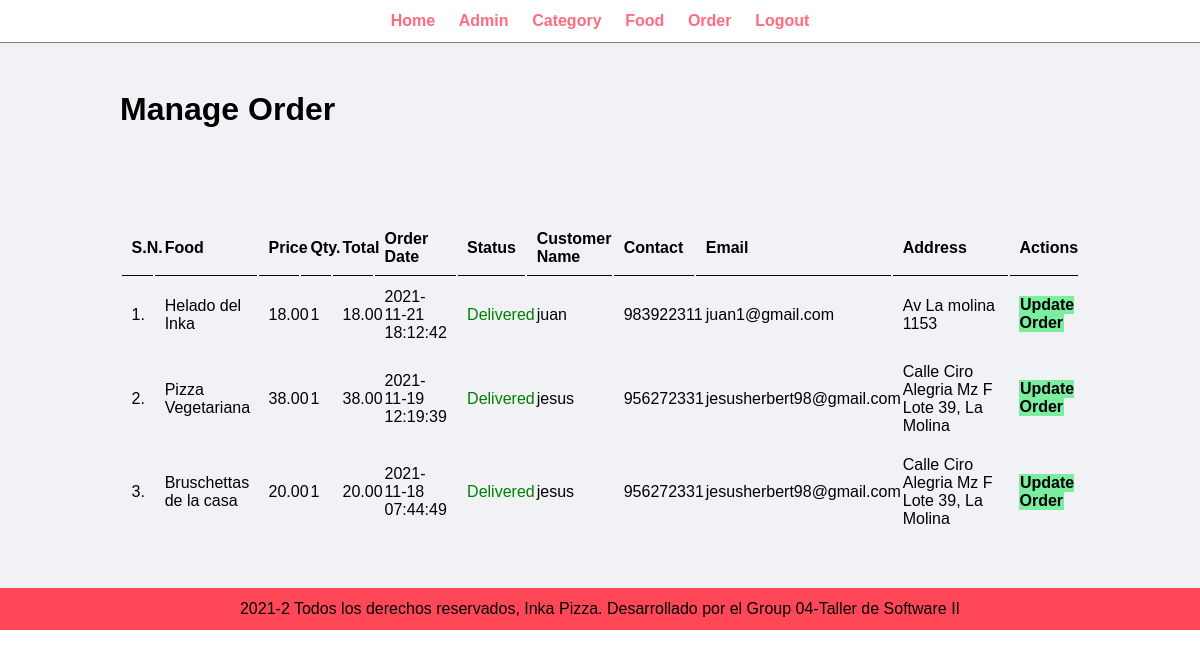
Page /admin/manage-order.php (signed in) on the committed database.
### tables this page shows
CREATE TABLE `tbl_order` (
  `id` int(10) UNSIGNED NOT NULL,
  `food` varchar(150) NOT NULL,
  `price` decimal(10,2) NOT NULL,
  `qty` int(11) NOT NULL,
  `total` decimal(10,2) NOT NULL,
  `order_date` datetime NOT NULL,
  `status` varchar(50) NOT NULL,
  `customer_name` varchar(150) NOT NULL,
  `customer_contact` varchar(20) NOT NULL,
  `customer_email` varchar(150) NOT NULL,
  `customer_address` varchar(255) NOT NULL
);

### admin/manage-order.php (the view, shortened to what this page needs)
<?php include('menu_footer/menu.php'); ?>
<div class="main-content">
    <div class="wrapper">
        <h1>Manage Order</h1>
                <br /><br /><br />
                <br><br>
                <table class="tbl-full">
                    <tr>
                        <th>S.N.</th>
                        <th>Food</th>
                        <th>Price</th>
                        <th>Qty.</th>
                        <th>Total</th>
                        <th>Order Date</th>
                        <th>Status</th>
                        <th>Customer Name</th>
                        <th>Contact</th>
                        <th>Email</th>
                        <th>Address</th>
                        <th>Actions</th>
                    </tr>
                    <?php
                        $sql = "SELECT * FROM tbl_order ORDER BY id DESC";
                        $res = mysqli_query($conn, $sql);
                        $count = mysqli_num_rows($res);
                        $sn = 1;
                        if($count>0)
                        {
                            while($row=mysqli_fetch_assoc($res))
                            {
                                $id = $row['id'];
                                $food = $row['food'];
                                $price = $row['price'];
                                $qty = $row['qty'];
                                $total = $row['total'];
                                $order_date = $row['order_date'];
                                $status = $row['status'];
                                $customer_name = $row['customer_name'];
                                $customer_contact = $row['customer_contact'];
                                $customer_email = $row['customer_email'];
                                $customer_address = $row['customer_address'];
                                ?>
                                    <tr>
                                        <td><?php echo $sn++; ?>. </td>
                                        <td><?php echo $food; ?></td>
                                        <td><?php echo $price; ?></td>
                                        <td><?php echo $qty; ?></td>
                                        <td><?php echo $total; ?></td>
                                        <td><?php echo $order_date; ?></td>
                                        <td>
                                            <?php
                                                if($status=="Ordered")
                                                {
                                                    echo "<label>$status</label>";
                                                }
                                                elseif($status=="On Delivery")
                                                {
                                                    echo "<label style='color: orange;'>$status</label>";
                                                }
                                                elseif($status=="Delivered")
                                                {
                                                    echo "<label style='color: green;'>$status</label>";
                                                }
                                                elseif($status=="Cancelled")
                                                {
                                                    echo "<label style='color: red;'>$status</label>";
                                                }
                                            ?>
                                        </td>
                                        <td><?php echo $customer_name; ?></td>
                                        <td><?php echo $customer_contact; ?></td>
                                        <td><?php echo $customer_email; ?></td>
                                        <td><?php echo $customer_address; ?></td>
                                        <td>
                                            <a href="<?php echo SITEURL; ?>admin/update-order.php?id=<?php echo $id; ?>" class="btn-secondary">Update Order</a>
                                        </td>
                                    </tr>
                                <?php
                            }
                        }
                        else
                        {
                            echo "<tr><td colspan='12' class='error'>Orders not Available</td></tr>";
                        }
                    ?>
                </table>
    </div>
</div>
<?php include('menu_footer/footer.php'); ?>

### css/admin.css (style rules this page uses)
* { margin: 0; padding: 0; font-family: Arial, Helvetica, sans-serif; }
.wrapper { padding: 1%; width: 80%; margin: 0 auto; }
.tbl-full { width: 100%; }
table tr th { border-bottom: 1px solid black; padding: 1%; text-align: left; }
table tr td { padding: 1%; }
.btn-secondary { background-color: #7bed9f; padding: 1%; color: black; text-decoration: none; font-weight: bold; }
.main-content { background-color: #f1f2f6; padding: 3% 0; }

### rows in the picture
tbl_order: food "Helado del Inka", price "18.00", qty "1", total "18.00", order_date "2021-11-21 18:12:42", status "Delivered", customer_name "juan", customer_contact "983922311", customer_email "juan1@gmail.com", customer_address "Av La molina 1153"
tbl_order: food "Pizza Vegetariana", price "38.00", qty "1", total "38.00", order_date "2021-11-19 12:19:39", status "Delivered", customer_name "jesus", customer_contact "956272331", customer_email "jesusherbert98@gmail.com", customer_address "Calle Ciro Alegria Mz F Lote 39, La Molina"
tbl_order: food "Bruschettas de la casa", price "20.00", qty "1", total "20.00", order_date "2021-11-18 07:44:49", status "Delivered", customer_name "jesus", customer_contact "956272331", customer_email "jesusherbert98@gmail.com", customer_address "Calle Ciro Alegria Mz F Lote 39, La Molina"
